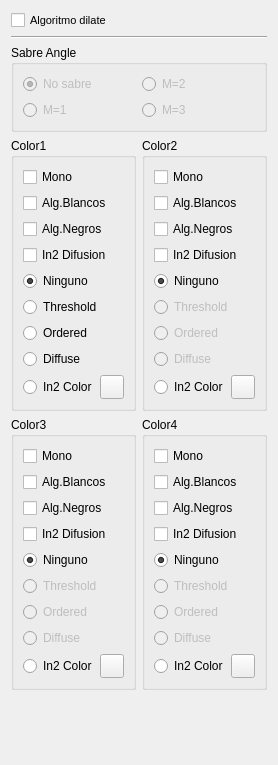
       <widget class="QWidget" name="tab_3">
        <attribute name="title">
         <string>Color</string>
        </attribute>
        <layout class="QGridLayout" name="gridLayout_12">
         <item row="0" column="0">
          <widget class="QCheckBox" name="m_dilate">
           <property name="font">
            <font>
             <pointsize>8</pointsize>
            </font>
           </property>
           <property name="text">
            <string>Algoritmo dilate</string>
           </property>
          </widget>
         </item>
         <item row="1" column="0" colspan="2">
          <widget class="Line" name="line">
           <property name="orientation">
            <enum>Qt::Horizontal</enum>
           </property>
          </widget>
         </item>
         <item row="2" column="0" colspan="2">
          <widget class="QGroupBox" name="groupBox">
           <property name="title">
            <string>Sabre Angle</string>
           </property>
           <layout class="QGridLayout" name="gridLayout_8">
            <item row="0" column="0">
             <widget class="QRadioButton" name="m_rbSabre0">
              <property name="enabled">
               <bool>false</bool>
              </property>
              <property name="text">
               <string>No sabre</string>
              </property>
              <property name="checked">
               <bool>true</bool>
              </property>
             </widget>
            </item>
            <item row="0" column="1">
             <widget class="QRadioButton" name="m_rbSabre2">
              <property name="enabled">
               <bool>false</bool>
              </property>
              <property name="text">
               <string>M=2</string>
              </property>
             </widget>
            </item>
            <item row="1" column="0">
             <widget class="QRadioButton" name="m_rbSabre1">
              <property name="enabled">
               <bool>false</bool>
              </property>
              <property name="text">
               <string>M=1</string>
              </property>
             </widget>
            </item>
            <item row="1" column="1">
             <widget class="QRadioButton" name="m_rbSabre3">
              <property name="enabled">
               <bool>false</bool>
              </property>
              <property name="text">
               <string>M=3</string>
              </property>
             </widget>
            </item>
           </layout>
          </widget>
         </item>
         <item row="3" column="0" colspan="2">
          <layout class="QGridLayout" name="gridLayout_11">
           <item row="0" column="0">
            <widget class="QGroupBox" name="groupBox_5">
             <property name="maximumSize">
              <size>
               <width>125</width>
               <height>16777215</height>
              </size>
             </property>
             <property name="title">
              <string>Color1</string>
             </property>
             <layout class="QVBoxLayout" name="verticalLayout_11">
              <item>
               <layout class="QVBoxLayout" name="verticalLayout_13">
                <item>
                 <widget class="QCheckBox" name="m_cbMono1">
                  <property name="text">
                   <string>Mono</string>
                  </property>
                 </widget>
                </item>
                <item>
                 <widget class="QCheckBox" name="m_cbBlancos1">
                  <property name="text">
                   <string>Alg.Blancos</string>
                  </property>
                 </widget>
                </item>
                <item>
                 <widget class="QCheckBox" name="m_cbNegros1">
                  <property name="text">
                   <string>Alg.Negros</string>
                  </property>
                 </widget>
                </item>
                <item>
                 <widget class="QCheckBox" name="m_cbMonoDiffuse1">
                  <property name="text">
                   <string>In2 Difusion</string>
                  </property>
                 </widget>
                </item>
               </layout>
              </item>
              <item>
               <layout class="QVBoxLayout" name="verticalLayout_6">
                <item>
                 <widget class="QRadioButton" name="m_rbNone1">
                  <property name="text">
                   <string>Ninguno</string>
                  </property>
                  <property name="checked">
                   <bool>true</bool>
                  </property>
                 </widget>
                </item>
                <item>
                 <widget class="QRadioButton" name="m_rbThreshold1">
                  <property name="enabled">
                   <bool>true</bool>
                  </property>
                  <property name="text">
                   <string>Threshold</string>
                  </property>
                 </widget>
                </item>
                <item>
                 <widget class="QRadioButton" name="m_rbOrdered1">
                  <property name="enabled">
                   <bool>true</bool>
                  </property>
                  <property name="text">
                   <string>Ordered</string>
                  </property>
                 </widget>
                </item>
                <item>
                 <widget class="QRadioButton" name="m_rbDiffuse1">
                  <property name="enabled">
                   <bool>true</bool>
                  </property>
                  <property name="text">
                   <string>Diffuse</string>
                  </property>
                 </widget>
                </item>
                <item>
                 <layout class="QHBoxLayout" name="horizontalLayout_5">
                  <item>
                   <widget class="QRadioButton" name="m_rbFloyd1">
                    <property name="text">
                     <string>In2 Color </string>
                    </property>
                   </widget>
                  </item>
                  <item>
                   <widget class="QPushButton" name="m_pbConfigDith1">
                    <property name="minimumSize">
                     <size>
                      <width>24</width>
                      <height>24</height>
                     </size>
                    </property>
                    <property name="maximumSize">
                     <size>
                      <width>24</width>
                      <height>24</height>
                     </size>
                    </property>
                    <property name="text">
                     <string/>
                    </property>
                    <property name="icon">
                     <iconset resource="../../In2Apps/In2SinglePass/SinglePass/shared.qrc">
                      <normaloff>:/res/images/run.png</normaloff>:/res/images/run.png</iconset>
                    </property>
                   </widget>
                  </item>
                 </layout>
                </item>
               </layout>
              </item>
             </layout>
            </widget>
           </item>
           <item row="0" column="1">
            <widget class="QGroupBox" name="groupBox_6">
             <property name="maximumSize">
              <size>
               <width>125</width>
               <height>16777215</height>
              </size>
             </property>
             <property name="title">
              <string>Color2</string>
             </property>
             <layout class="QVBoxLayout" name="verticalLayout_12">
              <item>
               <layout class="QVBoxLayout" name="verticalLayout_14">
                <item>
                 <widget class="QCheckBox" name="m_cbMono1_2">
                  <property name="text">
                   <string>Mono</string>
                  </property>
                 </widget>
                </item>
                <item>
                 <widget class="QCheckBox" name="m_cbBlancos1_2">
                  <property name="text">
                   <string>Alg.Blancos</string>
                  </property>
                 </widget>
                </item>
                <item>
                 <widget class="QCheckBox" name="m_cbNegros1_2">
                  <property name="text">
                   <string>Alg.Negros</string>
                  </property>
                 </widget>
                </item>
                <item>
                 <widget class="QCheckBox" name="m_cbMonoDiffuse1_2">
                  <property name="text">
                   <string>In2 Difusion</string>
                  </property>
                 </widget>
                </item>
               </layout>
              </item>
              <item>
               <layout class="QVBoxLayout" name="verticalLayout_7">
                <item>
                 <widget class="QRadioButton" name="m_rbNone1_2">
                  <property name="text">
                   <string>Ninguno</string>
                  </property>
                  <property name="checked">
                   <bool>true</bool>
                  </property>
                 </widget>
                </item>
                <item>
                 <widget class="QRadioButton" name="m_rbThreshold1_2">
                  <property name="enabled">
                   <bool>false</bool>
                  </property>
                  <property name="text">
                   <string>Threshold</string>
                  </property>
                 </widget>
                </item>
                <item>
                 <widget class="QRadioButton" name="m_rbOrdered1_2">
                  <property name="enabled">
                   <bool>false</bool>
                  </property>
                  <property name="text">
                   <string>Ordered</string>
                  </property>
                 </widget>
                </item>
                <item>
                 <widget class="QRadioButton" name="m_rbDiffuse1_2">
                  <property name="enabled">
                   <bool>false</bool>
                  </property>
                  <property name="text">
                   <string>Diffuse</string>
                  </property>
                 </widget>
                </item>
                <item>
                 <layout class="QHBoxLayout" name="horizontalLayout_8">
                  <item>
                   <widget class="QRadioButton" name="m_rbFloyd1_2">
                    <property name="text">
                     <string>In2 Color</string>
                    </property>
                   </widget>
                  </item>
                  <item>
                   <widget class="QPushButton" name="m_pbConfigDith2">
                    <property name="minimumSize">
                     <size>
                      <width>24</width>
                      <height>24</height>
                     </size>
                    </property>
                    <property name="maximumSize">
                     <size>
                      <width>24</width>
                      <height>24</height>
                     </size>
                    </property>
                    <property name="text">
                     <string/>
                    </property>
                    <property name="icon">
                     <iconset resource="../../In2Apps/In2SinglePass/SinglePass/shared.qrc">
                      <normaloff>:/res/images/run.png</normaloff>:/res/images/run.png</iconset>
                    </property>
                   </widget>
                  </item>
                 </layout>
                </item>
               </layout>
              </item>
             </layout>
            </widget>
           </item>
           <item row="1" column="0">
            <widget class="QGroupBox" name="groupBox_7">
             <property name="maximumSize">
              <size>
               <width>125</width>
               <height>16777215</height>
              </size>
             </property>
             <property name="title">
              <string>Color3</string>
             </property>
             <layout class="QVBoxLayout" name="verticalLayout_31">
              <item>
               <layout class="QVBoxLayout" name="verticalLayout_38">
                <item>
                 <widget class="QCheckBox" name="m_cbMono1_3">
                  <property name="text">
                   <string>Mono</string>
                  </property>
                 </widget>
                </item>
                <item>
                 <widget class="QCheckBox" name="m_cbBlancos1_3">
                  <property name="text">
                   <string>Alg.Blancos</string>
                  </property>
                 </widget>
                </item>
                <item>
                 <widget class="QCheckBox" name="m_cbNegros1_3">
                  <property name="text">
                   <string>Alg.Negros</string>
                  </property>
                 </widget>
                </item>
                <item>
                 <widget class="QCheckBox" name="m_cbMonoDiffuse1_3">
                  <property name="text">
                   <string>In2 Difusion</string>
                  </property>
                 </widget>
                </item>
               </layout>
              </item>
              <item>
               <layout class="QVBoxLayout" name="verticalLayout_9">
                <item>
                 <widget class="QRadioButton" name="m_rbNone1_3">
                  <property name="text">
                   <string>Ninguno</string>
                  </property>
                  <property name="checked">
                   <bool>true</bool>
                  </property>
                 </widget>
                </item>
                <item>
                 <widget class="QRadioButton" name="m_rbThreshold1_3">
                  <property name="enabled">
                   <bool>false</bool>
                  </property>
                  <property name="text">
                   <string>Threshold</string>
                  </property>
                 </widget>
                </item>
                <item>
                 <widget class="QRadioButton" name="m_rbOrdered1_3">
                  <property name="enabled">
                   <bool>false</bool>
                  </property>
                  <property name="text">
                   <string>Ordered</string>
                  </property>
                 </widget>
                </item>
                <item>
                 <widget class="QRadioButton" name="m_rbDiffuse1_3">
                  <property name="enabled">
                   <bool>false</bool>
                  </property>
                  <property name="text">
                   <string>Diffuse</string>
                  </property>
                 </widget>
                </item>
                <item>
                 <layout class="QHBoxLayout" name="horizontalLayout_7">
                  <item>
                   <widget class="QRadioButton" name="m_rbFloyd1_3">
                    <property name="text">
                     <string>In2 Color</string>
                    </property>
                   </widget>
                  </item>
                  <item>
                   <widget class="QPushButton" name="m_pbConfigDith3">
                    <property name="minimumSize">
                     <size>
                      <width>24</width>
                      <height>24</height>
                     </size>
                    </property>
                    <property name="maximumSize">
                     <size>
                      <width>24</width>
                      <height>24</height>
                     </size>
                    </property>
                    <property name="text">
                     <string/>
                    </property>
                    <property name="icon">
                     <iconset resource="../../In2Apps/In2SinglePass/SinglePass/shared.qrc">
                      <normaloff>:/res/images/run.png</normaloff>:/res/images/run.png</iconset>
                    </property>
                   </widget>
                  </item>
                 </layout>
                </item>
               </layout>
              </item>
             </layout>
            </widget>
           </item>
           <item row="1" column="1">
            <widget class="QGroupBox" name="groupBox_8">
             <property name="maximumSize">
              <size>
               <width>125</width>
               <height>16777215</height>
              </size>
             </property>
             <property name="title">
              <string>Color4</string>
             </property>
             <layout class="QVBoxLayout" name="verticalLayout_39">
              <item>
               <layout class="QVBoxLayout" name="verticalLayout_40">
                <item>
                 <widget class="QCheckBox" name="m_cbMono1_4">
                  <property name="text">
                   <string>Mono</string>
                  </property>
                 </widget>
                </item>
                <item>
                 <widget class="QCheckBox" name="m_cbBlancos1_4">
                  <property name="text">
                   <string>Alg.Blancos</string>
                  </property>
                 </widget>
                </item>
                <item>
                 <widget class="QCheckBox" name="m_cbNegros1_4">
                  <property name="text">
                   <string>Alg.Negros</string>
                  </property>
                 </widget>
                </item>
                <item>
                 <widget class="QCheckBox" name="m_cbMonoDiffuse1_4">
                  <property name="text">
                   <string>In2 Difusion</string>
                  </property>
                 </widget>
                </item>
               </layout>
              </item>
              <item>
               <layout class="QVBoxLayout" name="verticalLayout_10">
                <item>
                 <widget class="QRadioButton" name="m_rbNone1_4">
                  <property name="text">
                   <string>Ninguno</string>
                  </property>
                  <property name="checked">
                   <bool>true</bool>
                  </property>
                 </widget>
                </item>
                <item>
                 <widget class="QRadioButton" name="m_rbThreshold1_4">
                  <property name="enabled">
                   <bool>false</bool>
                  </property>
                  <property name="text">
                   <string>Threshold</string>
                  </property>
                 </widget>
                </item>
                <item>
                 <widget class="QRadioButton" name="m_rbOrdered1_4">
                  <property name="enabled">
                   <bool>false</bool>
                  </property>
                  <property name="text">
                   <string>Ordered</string>
                  </property>
                 </widget>
                </item>
                <item>
                 <widget class="QRadioButton" name="m_rbDiffuse1_4">
                  <property name="enabled">
                   <bool>false</bool>
                  </property>
                  <property name="text">
                   <string>Diffuse</string>
                  </property>
                 </widget>
                </item>
                <item>
                 <layout class="QHBoxLayout" name="horizontalLayout_6">
                  <item>
                   <widget class="QRadioButton" name="m_rbFloyd1_4">
                    <property name="text">
                     <string>In2 Color</string>
                    </property>
                   </widget>
                  </item>
                  <item>
                   <widget class="QPushButton" name="m_pbConfigDith4">
                    <property name="minimumSize">
                     <size>
                      <width>24</width>
                      <height>24</height>
                     </size>
                    </property>
                    <property name="maximumSize">
                     <size>
                      <width>24</width>
                      <height>24</height>
                     </size>
                    </property>
                    <property name="text">
                     <string/>
                    </property>
                    <property name="icon">
                     <iconset resource="../../In2Apps/In2SinglePass/SinglePass/shared.qrc">
                      <normaloff>:/res/images/run.png</normaloff>:/res/images/run.png</iconset>
                    </property>
                   </widget>
                  </item>
                 </layout>
                </item>
               </layout>
              </item>
             </layout>
            </widget>
           </item>
          </layout>
         </item>
         <item row="4" column="1">
          <spacer name="verticalSpacer_3">
           <property name="orientation">
            <enum>Qt::Vertical</enum>
           </property>
           <property name="sizeHint" stdset="0">
            <size>
             <width>20</width>
             <height>64</height>
            </size>
           </property>
          </spacer>
         </item>
        </layout>
       </widget>
